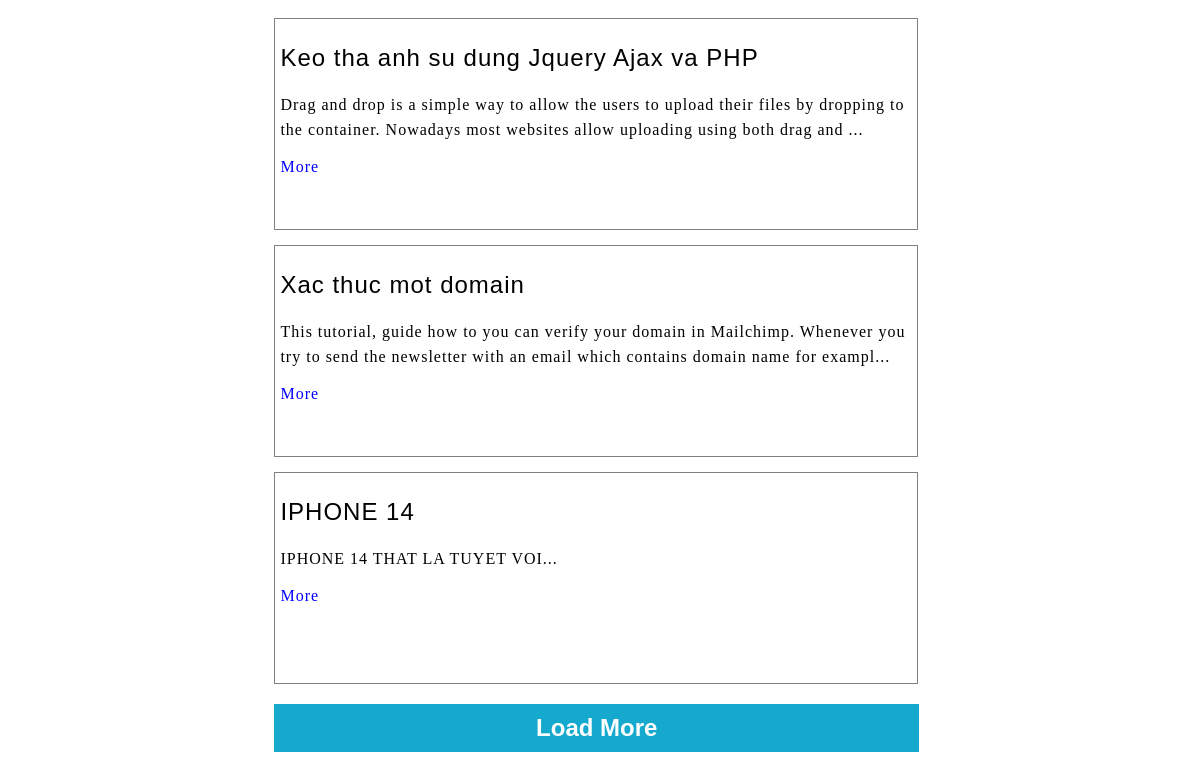
Page /Demo/index.php on the committed database.
### tables this page shows
CREATE TABLE `posts` (
  `id` int(11) NOT NULL,
  `title` varchar(100) NOT NULL,
  `content` text NOT NULL,
  `link` varchar(255) NOT NULL,
  `timestamp` timestamp NOT NULL DEFAULT current_timestamp() ON UPDATE current_timestamp()
);

### Demo/index.php (the view, shortened to what this page needs)
<?php
include "config.php";
?>
<!doctype html>
<html>
    <head>
        <link href="./style.css" type="text/css" rel="stylesheet">
    </head>
    <body>
        <div class="container">
            <?php
            $rowperpage = 3;
            $query = "select * from posts order by id asc limit 0,$rowperpage ";
            $result = mysqli_query($con,$query);
            while($row = mysqli_fetch_array($result)){
                $id = $row['id'];
                $title = $row['title'];
                $content = $row['content'];
                $shortcontent = substr($content, 0, 160)."...";
            ?>
                <div class="post" id="post_<?php echo $id; ?>">
                    <h2><?php echo $title; ?></h2>
                    <p>
                        <?php echo $shortcontent; ?>
                    </p>
                    <a href="'.$link.'" target="_blank" class="more">More</a>
                </div>
            <?php
            }
            ?>
            <h2 class="load-more">Load More</h2>
        </div>
    </body>
</html>

### Demo/style.css (style rules this page uses)
.container { width: 55%; margin: 0 auto; border: 0px solid black; padding: 10px 0px; }
.post { width: 97%; min-height: 200px; padding: 5px; border: 1px solid gray; margin-bottom: 15px; }
.post h2 { letter-spacing: 1px; font-weight: normal; font-family: sans-serif; }
.post p { letter-spacing: 1px; text-overflow: ellipsis; line-height: 25px; }
.load-more { width: 99%; background: #15a9ce; text-align: center; color: white; padding: 10px 0px; font-family: sans-serif; }
.more { color: blue; text-decoration: none; letter-spacing: 1px; font-size: 16px; }

### rows in the picture
posts: title "Keo tha anh su dung Jquery Ajax va PHP", content "Drag and drop is a simple way to allow the users to upload their files by dropping to the container. Nowadays most websites allow uploading using both drag and ..."
posts: title "Xac thuc mot domain", content "This tutorial, guide how to you can verify your domain in Mailchimp. Whenever you try to send the newsletter with an email which contains domain name for exampl..."
posts: title "IPHONE 14", content "IPHONE 14 THAT LA TUYET VOI..."
